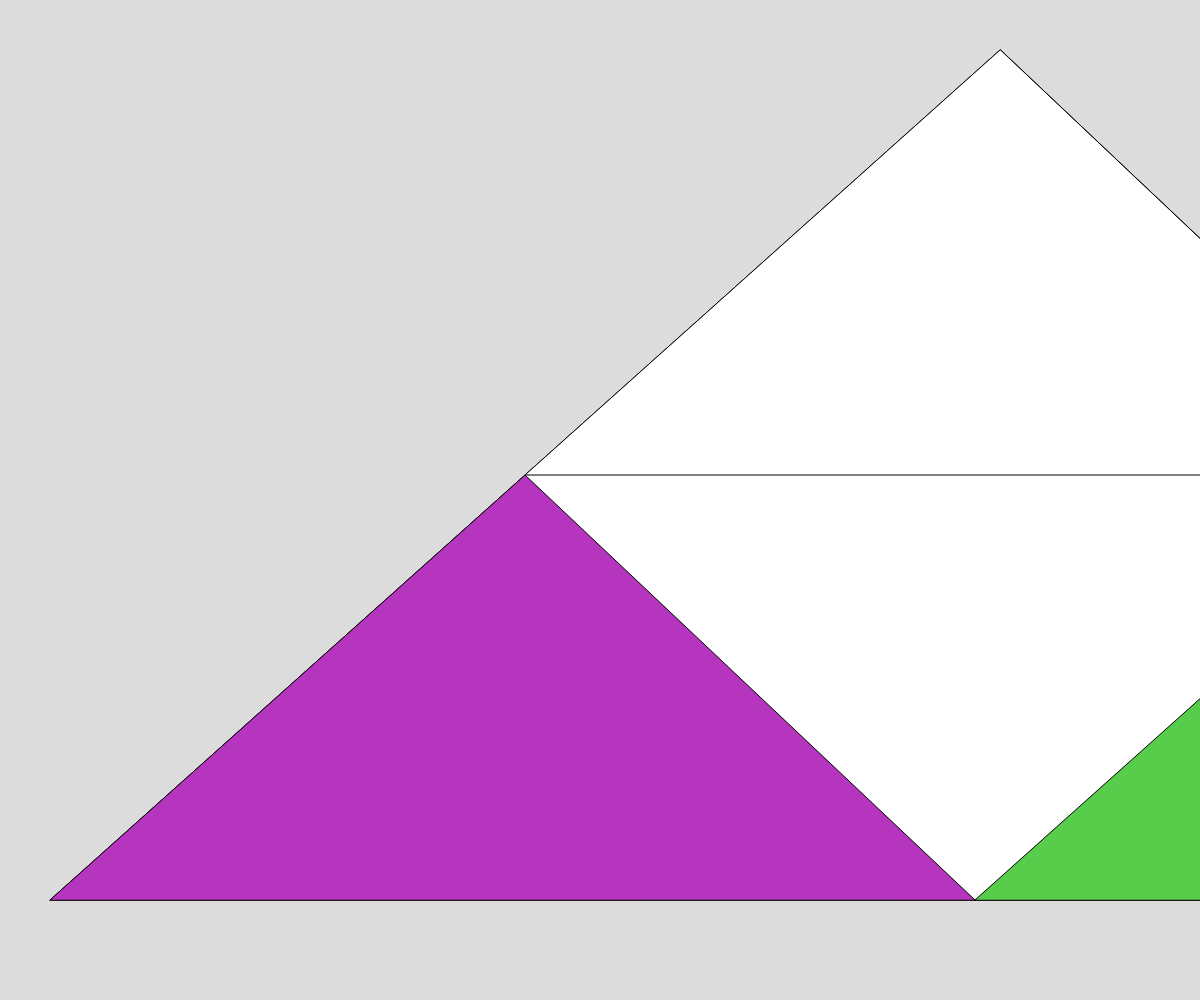
Frame 1 (no input)
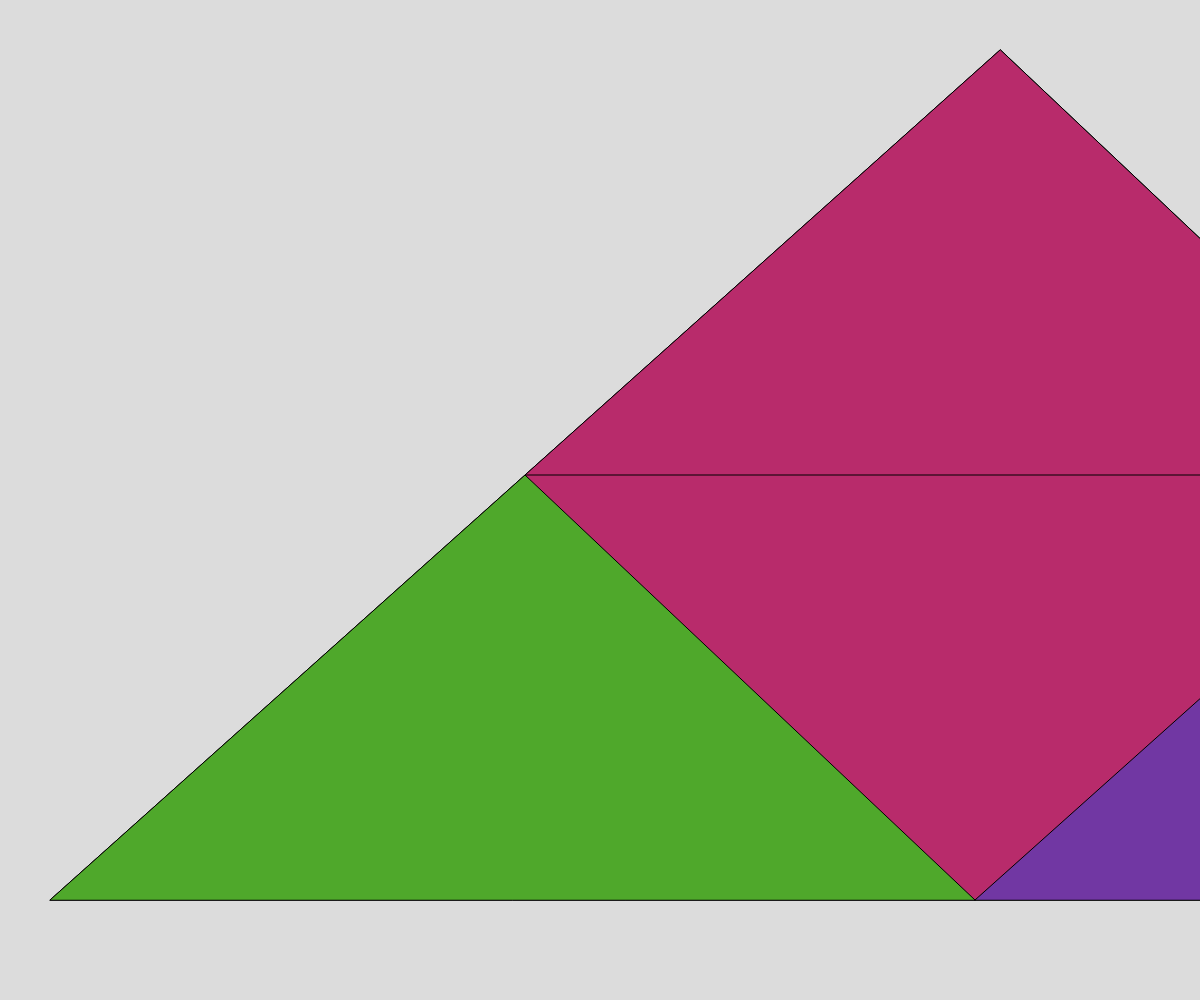
Frame 60 (no input)
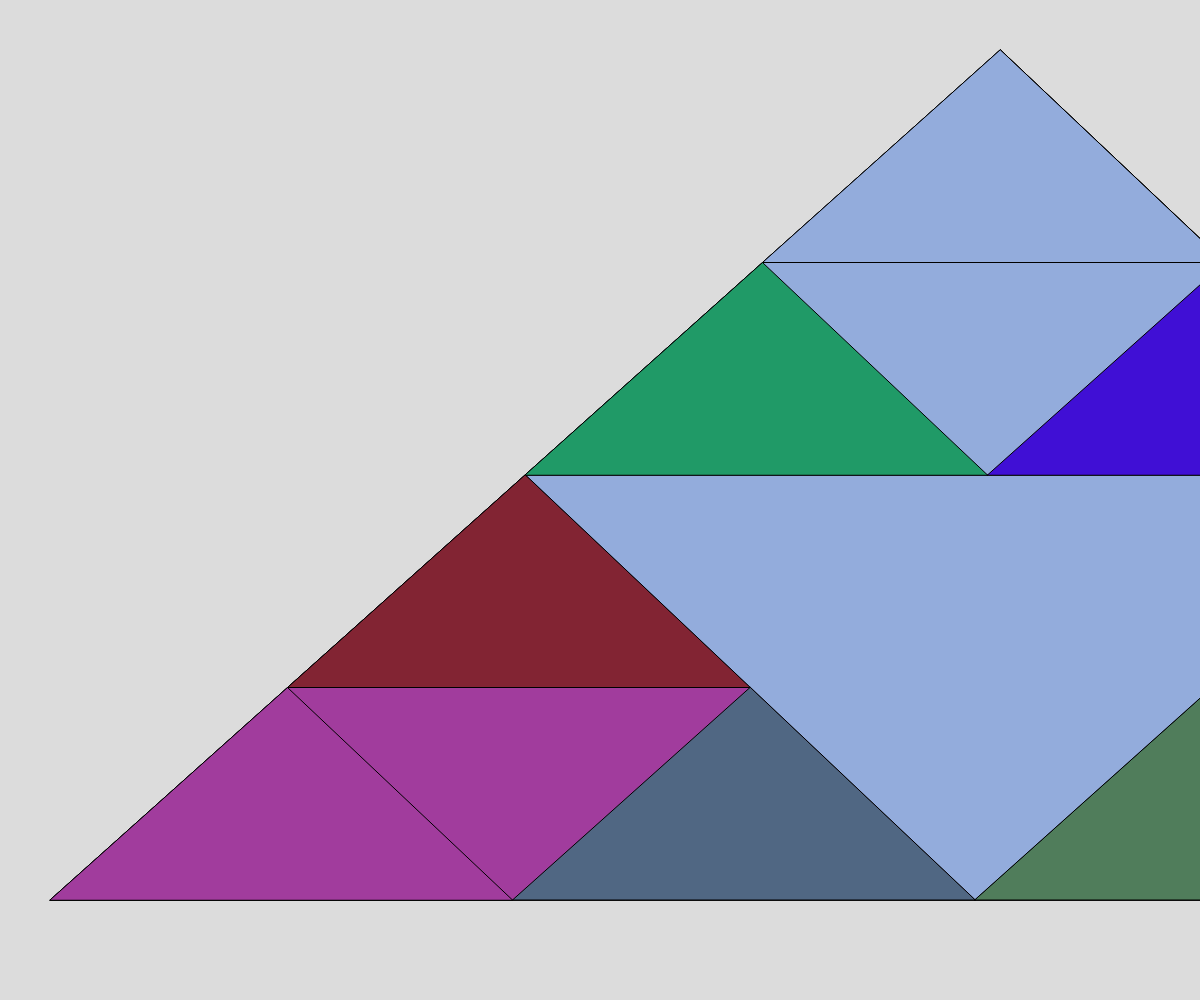
Frame 120 (the mouse pressed at the canvas centre since frame 60)

The p5.js sketch that drew these frames (run headless with seeded random() and noise() and a simulated clock; from frame 60 on, the mouse is pressed at the canvas centre):

// p5.js sketch
// ── sketch.js
// Project Title
// Your Name
// Date
//
// Extra for Experts:
// - describe what you did to take this project "above and beyond"

let start_tri = [
  {x: 1000, y:50},
  {x:50, y:900},
  {x:1900, y:900},
];
let depth = 1;

function setup() {
  noStroke;
  createCanvas(windowWidth, windowHeight);
}

function draw() {
  background(220);
  surpenk(start_tri, depth);

}


function surpenk(points, levels){
  noStroke;
  triangle(points[0].x, points[0].y, points[1].x, points[1].y, points[2].x, points[2].y);

  if (levels > 0){
    surpenk([points[0], midpoint(points[0], points[1]), midpoint(points[0], points[2])], levels-1);
    surpenk([points[1], midpoint(points[0], points[1]), midpoint(points[1], points[2])], levels-1);
    surpenk([points[2], midpoint(points[0], points[2]), midpoint(points[1], points[2])], levels-1);
  }
  fill(random(255), random(255), random(255));
  noStroke;
}

function midpoint(p1, p2){
  let midX = (p1.x + p2.x) /2;
  let midY = (p1.y + p2.y) /2;
  return {x: midX, y: midY};
}

function mousePressed(){
  if (depth < 10000){
    depth++;
  }

}
